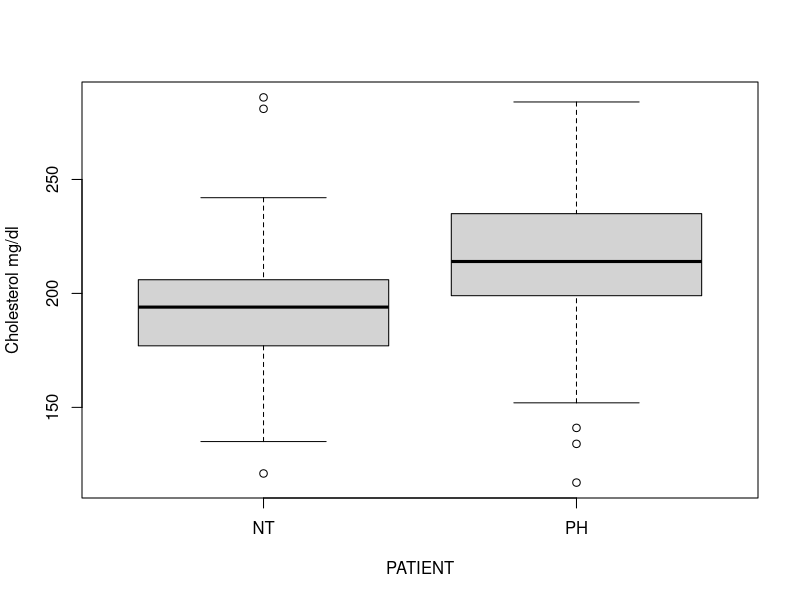
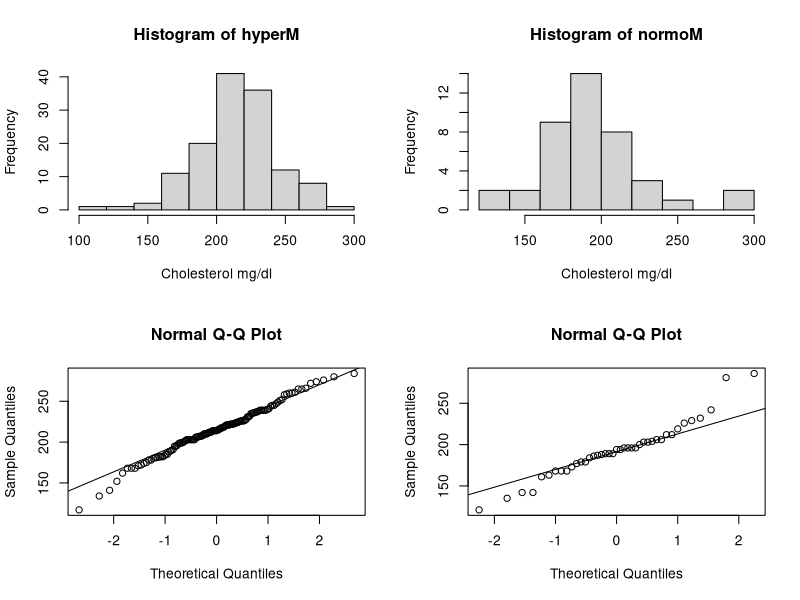

The R script that drew these images, in order: (Note: this script raises an error after producing the figures.)
## ---- chunk 1
hyperM<-c(207, 221, 212, 191, 181, 210, 203, 208, 206, 208,
          218, 210, 185, 168, 274, 214, 214, 175, 226, 280, 
          168, 213, 225, 217, 185, 239, 226, 238, 228, 232, 
          203, 236, 215, 284, 210, 188, 231, 226, 258, 260, 
          201, 219, 220, 190, 172, 223, 260, 214, 245, 215, 
          171, 221, 217, 265, 206, 261, 247, 182, 241, 202, 
          198, 221, 162, 199, 182, 199, 216, 211, 196, 225, 
          239, 203, 235, 168, 223, 199, 195, 244, 178, 134, 
          203, 203, 214, 240, 236, 222, 222, 203, 178, 249, 
          117, 212, 252, 272, 227, 200, 259, 203, 189, 245, 
          181, 265, 207, 235, 218, 239, 152, 141, 226, 182, 
          239, 231, 210, 237, 222, 195, 239, 203, 221, 180, 
          183, 207, 237, 276, 266, 224, 251, 222, 224, 214, 
          212, 174, 206
          )
## ---- chunk 2
normoM<-c(286, 189, 226, 196, 187, 142, 204, 179, 203, 212,
          206, 163, 196, 196, 168, 189, 229, 142, 184, 168,
          186, 121, 281, 203, 177, 135, 179, 161, 194, 206,
          219, 173, 189, 194, 196, 212, 168, 188, 232, 242, 
          200
          )
## ---- chunk 3
PATIENT<-c(rep("NT", 41), rep("PH", 133))
Mlev<-c(normoM, hyperM)           
dat<-data.frame(PATIENT, Mlev)           
str(dat)
summary(dat)
## ---- chunk 4
boxplot(dat$Mlev ~ PATIENT,
        ylab = "Cholesterol mg/dl")
par(mfrow=c(2,2))
hist(hyperM,
     xlab = "Cholesterol mg/dl")
hist(normoM,
     xlab = "Cholesterol mg/dl")
qqnorm(hyperM); qqline(hyperM)
qqnorm(normoM); qqline(normoM)
## ---- chunk 5
options(digits=5)
par<-rbind(
      MEAN<-tapply(Mlev, PATIENT, mean),
      var<-tapply(Mlev, PATIENT, var))
rownames(par)<-c("MEAN", "VAR")
par 
var.test(Mlev ~ PATIENT)
## ---- chunk 6
Sp<-(40*var(normoM)+132*var(hyperM))/172
t<-(mean(normoM)-mean(hyperM))/sqrt(Sp*(1/41+1/133))
t
## ---- chunk 7
t.test(Mlev ~ PATIENT, data = dat, alternative = "less" ,var.equal = TRUE, paired = FALSE)
